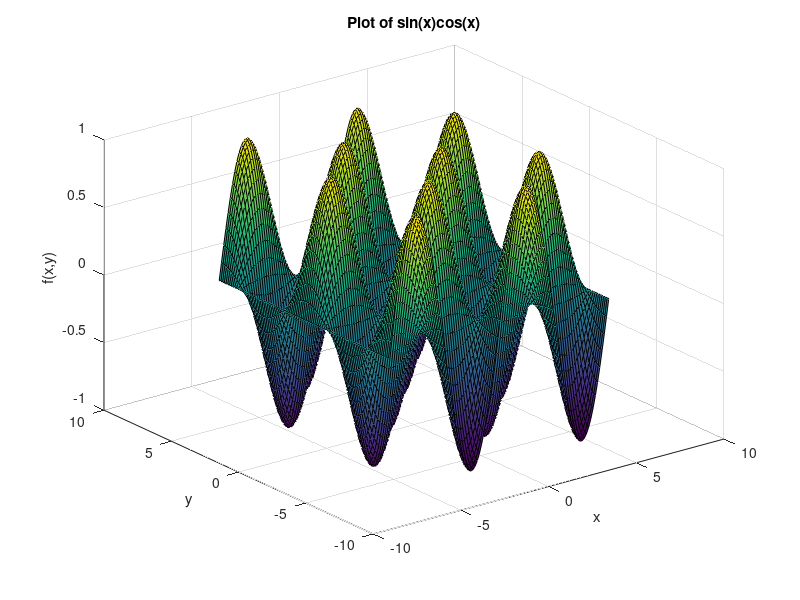

This figure's MATLAB source:
x=linspace(-2*pi, 2*pi, 100);
y=linspace(-2*pi, 2*pi, 100);
[X,Y] = meshgrid(x,y);
Z = sin(X).*cos(Y);
figure;
surf(X,Y,Z);
title('Plot of sin(x)cos(x)');
xlabel('x');
ylabel('y');
zlabel('f(x,y)');
